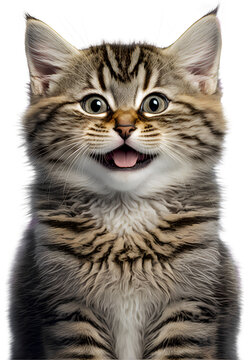
#> input picture input_image_test_1.jpg, 249 x 360 px
$ python ImageHandling.py input_image_test_1.jpg
#> lines starting #> are read from the running program, lines starting #| are printed output that depends on the picture
#!/usr/bin/python3

from PIL import Image
import numpy as np
import sys
import os


# to-do: upgrade the argument handling
def is_image(file_path):
    valid_image_extensions = ['.jpg', '.jpeg', '.png', '.gif', '.bmp', '.tiff', '.webp']
    _, ext = os.path.splitext(file_path)
    return ext.lower() in valid_image_extensions

if len(sys.argv) < 2:
    print("No argument provided. Please specify a file path.")
    sys.exit(1)

elif len(sys.argv) > 2:
    print("Too many arguments.")
    sys.exit(1)

file_path = sys.argv[1]

if os.path.isfile(file_path):
    if is_image(file_path):
        print(f"The file '{file_path}' is valid.")
    else:
        print(f"The file '{file_path}' is not an image. Allowed extensions: jpg, jpeg, png, gif, bmp, tiff, webp")
        sys.exit(1)
else:
    print(f"Invalid file: '{file_path}' does not exist or is not a file.")
    sys.exit(1)

'''
Fazer com que de alguma forma não destrua a nitidez da imagem quando a cor principal for branca

def convert_to_black_white(image, threshold=127):

    image_array = np.array(image)

    bw_array = np.where(image_array > threshold, 255, 0).astype(np.uint8)

    return Image.fromarray(bw_array, mode="L")
'''


def ImageHandling(file_path):
#> called with file_path = 'input_image_test_1.jpg'
    puffin_image = Image.open(file_path)
#> puffin_image is the input picture: PIL image 249x360 RGB; mean R, G, B 149.7, 141.5, 132.4
    print(f"Image size (width, height): {puffin_image.size}")
#| Image size (width, height): (249, 360)

    puffin_image_resized = puffin_image.resize((300, 300))
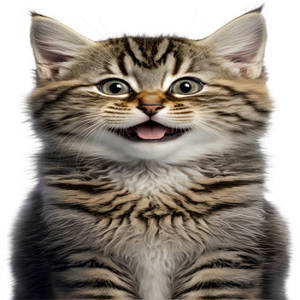
#> puffin_image_resized: PIL image 300x300 RGB; mean R, G, B 149.7, 141.5, 132.4

    puffin_image_quantize = puffin_image_resized.quantize(16)
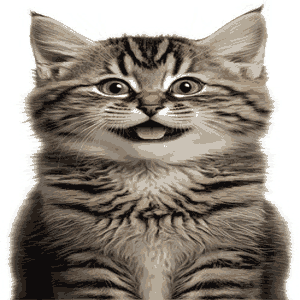
#> puffin_image_quantize: PIL image 300x300 P; mean R, G, B 149.7, 141.6, 132.5
    grayscale_image = puffin_image_quantize.convert("L")
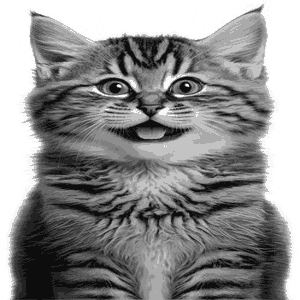
#> grayscale_image: PIL image 300x300 L; min 13, max 255, mean 143

    grayscale_image.save("end_result_"+file_path)
    #bw_image = convert_to_black_white(grayscale_image, threshold=127)
    #bw_image.save("end_result_" + file_path)
    print(f"Black-and-white image saved as 'end_result_{file_path}'.")

    A = np.array(grayscale_image, dtype=np.integer)
    A = A / 255.0
    csv_path = 'pixel_matrix'  + file_path + '.csv'
    np.savetxt(csv_path, A, delimiter=',', fmt='%i')
    print(f"Final Matrix saved to '{csv_path}': \n{A}")
#> (printed output is left out)

    return A

ImageHandling(file_path=file_path)
